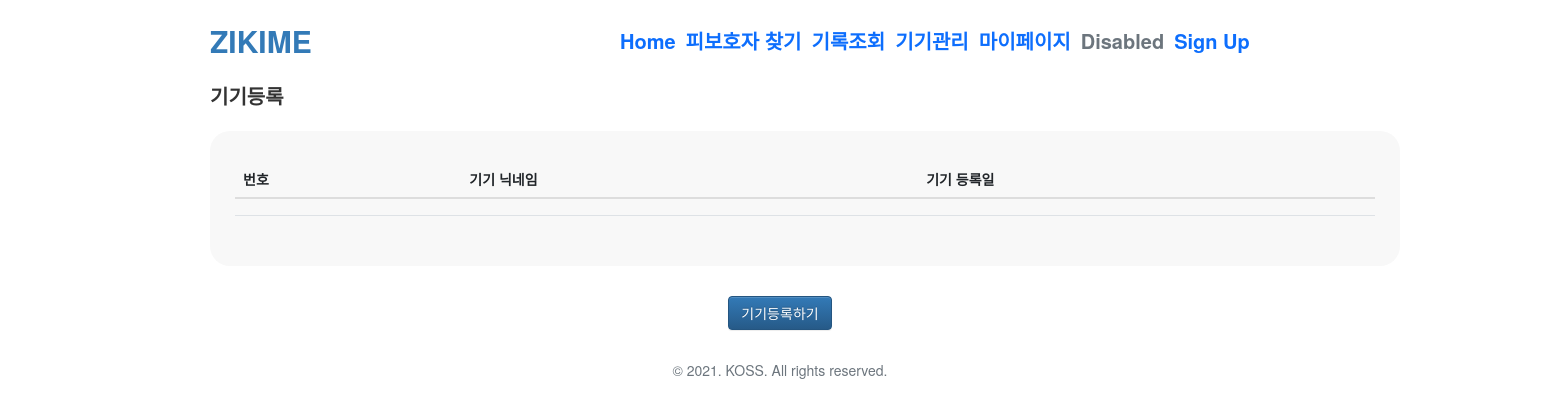
Before: /manage/ with the older database file.
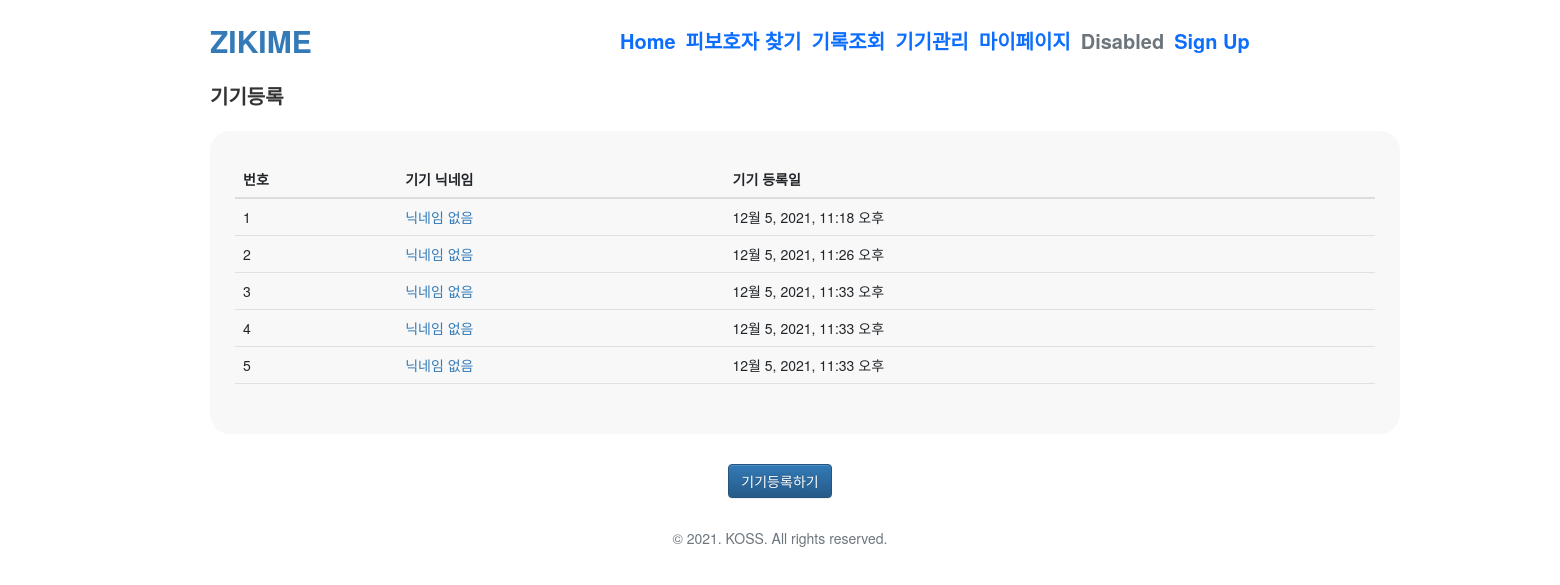
After: the same page with the newer database file.
### zikime/models.py (models this page shows, shortened)
class Device(models.Model):
    serial = models.ForeignKey(Serial, db_column='Serial_ID', verbose_name='시리얼 번호', help_text='This value is automatically entered by reference.',on_delete=models.CASCADE,  related_name='serial')
    gps_module_info = models.CharField(db_column='GPS_INFO', verbose_name='GPS 모듈 정보', help_text='This value is automatically entered by device connecting.', max_length=100)
    camera_module_info = models.CharField(db_column='CAMERA_INFO', verbose_name='카메라 모듈 정보', help_text='This value is automatically entered by device connecting.', max_length=100)
    created_at = models.DateTimeField(db_column='CRE_DT', verbose_name='디바이스 등록 날짜', help_text='This value is automatically entered when the table is created.',auto_now_add=True,  null=True)
    nickname = models.CharField(db_column='Nickname',verbose_name='기기 닉네임', default='닉네임 없음', max_length=30 )
    class Meta:
        db_table = 'device_info'
        verbose_name = '디바이스'
        verbose_name_plural = '디바이스 리스트'
        constraints = [
            models.UniqueConstraint(
                fields=['serial',],
                name = 'unique device',
            )
        ]

### zikime/views.py (the view)
# urls.py: path('manage/',views.manage, name='manage'),
def manage(request):
    devices = set()
    for e in Device.objects.select_related('serial'):
        devices.add(e)
    return render(
        request,
        'zikime/manage.html',
        {
            'device_list':devices
        }
    )

### zikime/templates/zikime/manage.html (shortened to what this page needs)
{% extends 'zikime/base.html' %}
{% block content %}
<div class="container">
   <div class="manage-content">
      <div class="manage-title">
         기기등록
      </div>
      <div class="manage-form-wrap">
          {% if device_list.count == 0%}
         <div class="panel panel-danger">
            <div class="panel-heading">
               <h3 class="panel-title">등록된 기기가 없습니다.</h3>
            </div>
            <div class="panel-body">
               <b>기기등록방법</b><br>
               1. 지키미 디바이스를 준비합니다.<br>
               2. 지키미 디바이스의 전원을 켜 네트워크 연결을 합니다.<br>
               3. 나오는 '기기등록' 버튼을 클릭해주세요.<br>
               4. 등록가능한 기기라면 4자리의 등록번호가 나타납니다.<br>
               5. 아래의 '기기등록하기' 버튼을 눌러 등록번호를 입력해주세요.<br>
            </div>
         </div>
         {% else %}
         <div class="container my-3">
            <table class="table">
                <thead>
                <tr class="thead-dark">
                    <th>번호</th>
                    <th>기기 닉네임</th>
                    <th>기기 등록일</th>
                </tr>
                </thead>
                <tbody>
                {% if device_list %}
                {% for device in device_list %}
                <tr>
                    <td>{{ forloop.counter }}</td>
                    <td>
                        <a href="{% url 'detail'  %}">{{ device.nickname }}</a>
                    </td>
                    <td>{{ device.created_at }}</td>
                </tr>
                {% endfor %}
                {% else %}
                <tr>
                    <td colspan="3" 등록기기없음></td>
                </tr>
                {% endif %}
                {% endif %}
            </tbody>
        </table>
        </div>
      </div>
   </div>
   <div style="text-align: center;">
      <button type="button" class="btn btn-primary mt-5 mb-5" data-toggle="modal" data-target="#deviceModal"> 기기등록하기
      </button>
   </div>
      {% endblock %}

### zikime/templates/zikime/base.html (shortened to what this page needs)
{% load static %}
<!DOCTYPE html>
<html lang="ko">
<head>
    <link rel="stylesheet" href="{% static 'zikime/bootstrap/bootstrap.min.css' %}" media="screen">
    <link rel="stylesheet" href="https://maxcdn.bootstrapcdn.com/bootstrap/3.3.2/css/bootstrap.min.css">
    <link rel="stylesheet" href="https://maxcdn.bootstrapcdn.com/bootstrap/3.3.2/css/bootstrap-theme.min.css">
</head>
<body>
    <div class="row">
        {%include 'zikime/navbar.html' %}
    </div>
    <div class="row-center">
        {% block content %}
        {% endblock %}
    </div>
</body>
{%include 'zikime/footer.html' %}
</html>

### zikime/templates/zikime/navbar.html (shortened to what this page needs)
<nav class="navbar navbar-expand-lg navbar-primary my-3">
    <div class="container-fluid container ">
        <a class="navbar-brand col-4" href="#">
            ZIKIME
        </a>
        <div class="container col-6">
            <div class="collapse navbar-collapse justify-content-center " id="navbarNav">
                <ul class="navbar-nav ">
                    <li class="nav-item">
                        <a class="nav-link active" aria-current="page" href="/">Home</a>
                    </li>
                    <li class="nav-item">
                        <a class="nav-link" href="/lookfor/">피보호자 찾기</a>
                    </li>
                    <li class="nav-item">
                        <a class="nav-link" href="/search/">기록조회</a>
                    </li>
                    <li class="nav-item">
                        <a class="nav-link" href="/manage/">기기관리</a>
                    </li>
                    <li class="nav-item">
                        <a class="nav-link" href="/mypage/">마이페이지</a>
                    </li>
                    <li class="nav-item">
                        <a class="nav-link disabled">Disabled</a>
                    </li>
                </ul>
                <ul class="navbar-nav ml-auto">
                    <li class="nav-item">
                        <a class="nav-link" href="/signup/">Sign Up</a>
                    </li>
                </ul>
            </div>
        </div>
    </div>
</nav>

### zikime/templates/zikime/footer.html
<footer class="footer">
    <div class="row mt-auto">
        <div class="copyright">
            <p class="text-muted" align="center">&copy; 2021. KOSS. All rights reserved.</p>
        </div>
    </div>
</footer>

### zikime/templates/zikime/navbar.html (style rules this page uses)
.navbar-brand { font-weight: bold; font-size: 30px; }
.nav-item { font-weight: bold; font-size: 20px; }

### zikime/templates/zikime/manage.html (style rules this page uses)
.manage-title { font-weight: bold; font-size: 20px; padding-bottom: 20px; }
.manage-content { width: 80%; display: table; margin: 0 auto }
.manage-form-wrap { background-color: #f8f8f8; border-radius: 20px; box-sizing: border-box; padding: 20px 10px }

Changed rows visible on the page:
added Device: nickname "닉네임 없음", created_at "12월 5, 2021, 11:18 오후"
added Device: nickname "닉네임 없음", created_at "12월 5, 2021, 11:26 오후"
added Device: nickname "닉네임 없음", created_at "12월 5, 2021, 11:33 오후"
added Device: nickname "닉네임 없음", created_at "12월 5, 2021, 11:33 오후"
added Device: nickname "닉네임 없음", created_at "12월 5, 2021, 11:33 오후"
